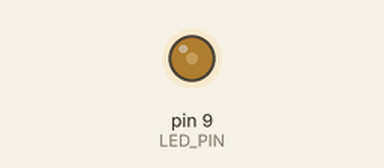
Recording of a sketch running on a simulated Arduino Uno, built with avr-gcc and run on an emulated ATmega328P. Shown: output pins drawn as LEDs (lit = HIGH).

Above: at 1.62 s.
Timing chart, 0 to 40.0 s (numbered marks = the images above):
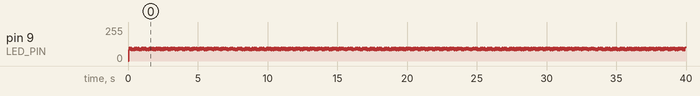

The sketch:

06C17.ino
```cpp
const int LED_PIN = 9;  // LED 핀 번호

// ─ PWM 설정 ─
const unsigned int PERIOD_US = 100;  // 주기 (2ms = 500Hz)
const int DUTY_PERCENT = 100;  // 듀티 비율 (%)
int i = 0;
int step = 1;

void setup() {
  pinMode(LED_PIN, OUTPUT);
}

void loop() {
  i += step;

  if (i <= 0 || i >= DUTY_PERCENT) {
    step = -step;
  }

  // 켜짐 시간 = duty% * period
  unsigned int on_us = (unsigned long)i * PERIOD_US / 100;

  // 1) LED ON
  if (on_us > 0) {
    digitalWrite(LED_PIN, HIGH);
    delayMicroseconds(on_us);
//    printf(on_us);
  }

  // 2) LED OFF
  if (on_us < PERIOD_US) {
    digitalWrite(LED_PIN, LOW);
    delayMicroseconds(PERIOD_US - on_us);
//    printf(PERIOD_US - on_us);
  }
}
```
